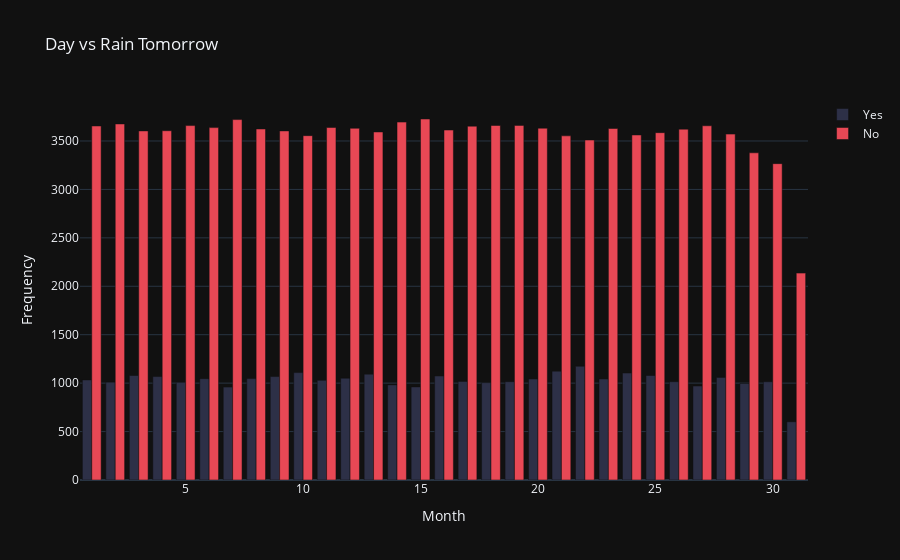

Write notebook code for a chart like this one.
### Markdown cell above
### Day Analysis

### Code cell
day = df_clean['Day']
year_rain_ds['day'] = day
day_rain_ds = year_rain_ds.drop('year', axis=1)
day_yes = day_rain_ds[day_rain_ds['rain_tommorow'] == 'Yes']
day_no = day_rain_ds[day_rain_ds['rain_tommorow'] == 'No']

fig = go.Figure()
fig.add_trace(go.Bar(x=day_yes['day'].value_counts().keys(), 
                     y=day_yes['day'].value_counts(), 
                     name='Yes', marker=dict(color='#2D3047')))
fig.add_trace(go.Bar(x=day_no['day'].value_counts().keys(), 
                     y=day_no['day'].value_counts(), 
                     name='No', marker=dict(color='#E84855')))
fig.update_layout(title="Day vs Rain Tomorrow", template = "plotly_dark", xaxis=dict(
    title="Month"
), yaxis=dict(
    title='Frequency'
))

### Figure 1 — Plotly figure (JSON) as saved in the notebook; plotly's stock layout.template omitted (floating-point values rounded to 4 significant figures)
{"data": [{"marker": {"color": "#2D3047"}, "name": "Yes", "type": "bar", "x": [22, 21, 10, 24, 13, 25, 3, 16, 9, 4, 28, 12, 8, 6, 23, 20, 1, 11, 17, 19, 26, 30, 2, 5, 18, 29, 14, 27, 15, 7, 31], "y": [1174, 1124, 1109, 1104, 1093, 1079, 1079, 1074, 1068, 1068, 1059, 1051, 1047, 1046, 1043, 1043, 1033, 1029, 1018, 1015, 1015, 1014, 1010, 1008, 1005, 996, 982, 970, 961, 959, 601]}, {"marker": {"color": "#E84855"}, "name": "No", "type": "bar", "x": [15, 7, 14, 2, 19, 18, 5, 27, 1, 17, 11, 6, 20, 12, 23, 8, 26, 16, 4, 9, 3, 13, 25, 28, 24, 10, 21, 22, 29, 30, 31], "y": [3727, 3721, 3695, 3676, 3661, 3660, 3659, 3657, 3655, 3653, 3639, 3638, 3632, 3631, 3629, 3624, 3622, 3613, 3606, 3604, 3604, 3593, 3586, 3571, 3562, 3555, 3553, 3510, 3378, 3266, 2136]}], "layout": {"title": {"text": "Day vs Rain Tomorrow"}, "xaxis": {"title": {"text": "Month"}}, "yaxis": {"title": {"text": "Frequency"}}}}
